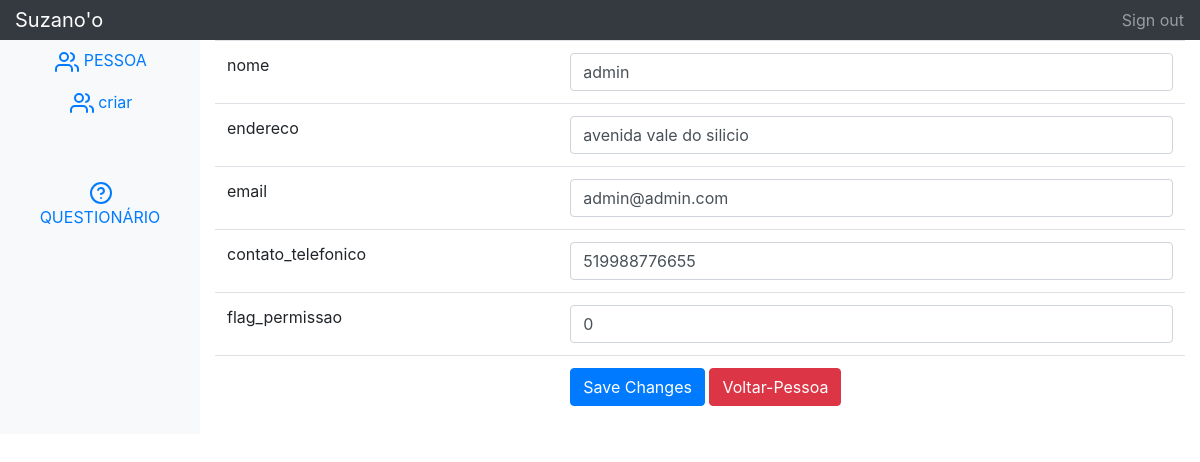
/pessoa_update.php?id=1, run on the app's committed database.
### tables this page shows
CREATE TABLE `usuario` (
  `id_usuario` int(11) NOT NULL,
  `nome` varchar(45) DEFAULT NULL,
  `password` varchar(45) DEFAULT NULL,
  `endereco` varchar(45) DEFAULT NULL,
  `email` varchar(45) DEFAULT NULL,
  `contato_telefonico` varchar(45) DEFAULT NULL,
  `flag_permissao` int(11) DEFAULT NULL COMMENT '0 = administrador\n1 = usuário normal'
);

### pessoa_update.php (the view, shortened to what this page needs)
<!DOCTYPE html>
 <html lang="en">
	<head>
			<link rel="stylesheet" href="https://stackpath.bootstrapcdn.com/bootstrap/4.1.1/css/bootstrap.min.css">
			<link rel="stylesheet" href="https://use.fontawesome.com/releases/v5.4.1/css/all.css">
	</head>
	<body>
		<nav class="navbar navbar-dark sticky-top bg-dark flex-md-nowrap p-0">
			<a class="navbar-brand col-sm-3 col-md-2 mr-0" href="index.php">Suzano'o</a>
			<ul class="navbar-nav px-3"><li class="nav-item text-nowrap"><a class="nav-link" href="index.php">Sign out</a></li></ul>
		</nav>
	<div class="container-fluid">
		<div class="row">
			<nav class="col-md-2 d-none d-md-block bg-light sidebar">
				<div class="sidebar-sticky">
					<ul class="nav flex-column">
						<li class="nav-item">
							<a class="nav-link" href="pessoa_index.php">
								<div style="text-align:center;">
									<svg class="feather"
									fill="none"	height="2"
									stroke-linecap="round"	stroke-linejoin="round"	stroke-width="2"	stroke="currentColor"
									viewBox="0 0 24 24"	width="2"
									xmlns="http://www.w3.org/2000/svg">
										<i data-feather="users"></i>
									</svg>PESSOA
								</div>
							</a>
							<a class="nav-link" href="pessoa_create.php">
								<div style="text-align:center;">
									<svg class="feather"
									fill="none"	height="2"
									stroke-linecap="round"	stroke-linejoin="round"	stroke-width="2"	stroke="currentColor"
									viewBox="0 0 24 24"	width="2"
									xmlns="http://www.w3.org/2000/svg">
										<i data-feather="users"></i>
									</svg>criar
								</div>
							</a>
							<br><br>
							<a class="nav-link" href="questionario_index.php">
								<div style="text-align:center;">
									<svg class="feather"
									fill="none"	height="2"
									stroke-linecap="round"	stroke-linejoin="round"	stroke-width="2"	stroke="currentColor"
									viewBox="0 0 24 24"	width="2"
									xmlns="http://www.w3.org/2000/svg">
										<i data-feather="help-circle"></i>
									</svg>QUESTIONÁRIO
								</div>
							</a>
						</li>
					</ul>
				</div>
			</nav>
			<nav class="col-md-10">
				<?php
				        $id_usuario=isset($_GET['id']) ? $_GET['id'] : die('ERROR: Record ID not found.');
				        include 'config/database.php';
					try{
				            $query = "	SELECT usu.id_usuario, usu.nome, usu.password, usu.endereco,
                            usu.email, usu.contato_telefonico, usu.flag_permissao
				            			FROM usuario usu
				            			WHERE usu.id_usuario = ?
				            			";
				            $stmt = $con->prepare( $query );
				            $stmt->bindParam(1, $id_usuario);
				            $stmt->execute();
				            $row = $stmt->fetch(PDO::FETCH_ASSOC);
							$nome = $row['nome'];
							$endereco = $row['endereco'];
							$email = $row['email'];
							$contato_telefonico = $row['contato_telefonico'];
							$flag_permissao = $row['flag_permissao'];
				        }
				        catch(PDOException $exception){
				            die('ERROR: ' . $exception->getMessage());
				        }
				        ?>
				        <form action="<?php echo htmlspecialchars($_SERVER["PHP_SELF"] . "?id={$id_usuario}");?>" method="post">
				            <table class='table'>
				                <tr>
				                    <td>nome</td>
				                    <td><input type='text' name='nome' value="<?php echo htmlspecialchars($nome, ENT_QUOTES);  ?>" class='form-control' /></td>
				                </tr>
				                <tr>
				                    <td>endereco</td>
				                    <td><input type='text' name='endereco' value="<?php echo htmlspecialchars($endereco, ENT_QUOTES);  ?>" class='form-control' /></td>
				                </tr>
				                <tr>
				                    <td>email</td>
				                    <td><input type='text' name='email' value="<?php echo htmlspecialchars($email, ENT_QUOTES);  ?>" class='form-control' /></td>
				                </tr>
				                <tr>
				                    <td>contato_telefonico</td>
				                    <td><input type='text' name='contato_telefonico' value="<?php echo htmlspecialchars($contato_telefonico, ENT_QUOTES);  ?>" class='form-control' /></td>
				                </tr>
				                <tr>
				                    <td>flag_permissao</td>
				                    <td><input type='text' name='flag_permissao' value="<?php echo htmlspecialchars($flag_permissao, ENT_QUOTES);  ?>" class='form-control' /></td>
				                </tr>
				                	<tr>
				                	<td></td>
				                	<td>
				                	<input type='submit' value='Save Changes' class='btn btn-primary' />
				                	<a href='cv_index.php' class='btn btn-danger'>Voltar-Pessoa</a>
				                	</td>
				                	</tr>
				                </table>
							</form>
						</nav>
					</div>
				</div>
</body>
</html>

### data on the page
usuario: nome "admin", endereco "avenida vale do silicio", email "admin@admin.com", contato_telefonico "519988776655", flag_permissao "0"
